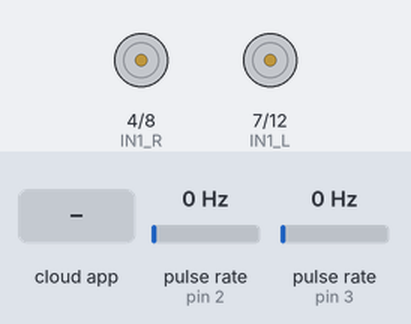
The sketch below on a simulated Arduino Uno, built with avr-gcc and run on an emulated ATmega328P. Shown: motor-driver pin pairs drawn as motors (green arrow = first pin HIGH = forward, orange = second pin HIGH = backward, longer = more drive, scaled by the enable pin). Wiring (inferred from the names in the program): 2 × pulse sensor: data pin 2 / data pin 3. The test bench sets the inputs (shaded band); at power-on: pulse rate (sensors on pin 2, pin 3) 0 Hz. The ROS host is connected and sends only what is stated.

Above: at 1.2 s.
1.3 s: pulse rate (sensor on pin 2) set to 4 Hz
4.3 s: pulse rate (sensor on pin 3) set to 50 Hz
6.5 s: the phone or cloud app sets angular.z to -100
At 8.2 s:
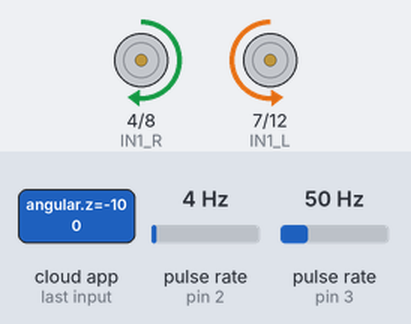
9.5 s: pulse rate (sensor on pin 2) set to 100 Hz
At 10.16 s:
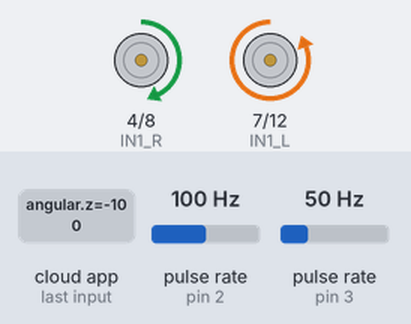
12.5 s: the phone or cloud app sets linear.x to -100
At 12.9 s:
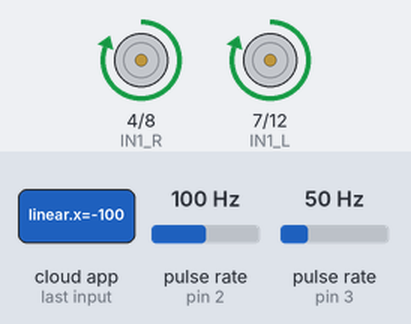
14.0 s: the phone or cloud app sets linear.x to 100
At 14.4 s:
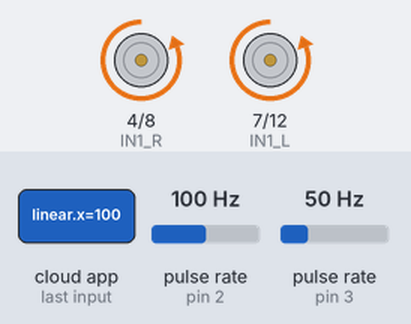
Timing chart, 0 to 16.5 s (numbered marks = the images above; inputs shaded):
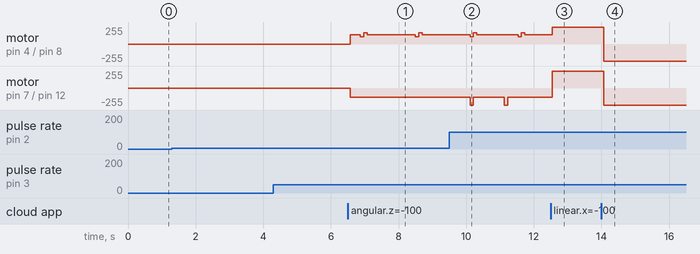

Measured:
- after the input at 6.5 s, motor on pin 4 (IN1_R) / pin 8 (IN2_R): stopped → forward 141/255 after 0.07 s, → forward 110/255 0.30 s later, → forward 171/255 0.10 s later, → forward 141/255 0.10 s later, … (7 changes in this stretch); motor on pin 7 (IN1_L) / pin 12 (IN2_L): stopped → backward 141/255 after 0.07 s
- after the input at 9.5 s, motor on pin 7 (IN1_L) / pin 12 (IN2_L): backward 141/255 → backward 255/255 after 0.61 s, → backward 141/255 0.10 s later, → backward 255/255 0.91 s later, → backward 141/255 0.10 s later, … (6 changes in this stretch)
- after the input at 12.5 s, motor on pin 4 (IN1_R) / pin 8 (IN2_R): forward 141/255 → forward 255/255 after 0.05 s; motor on pin 7 (IN1_L) / pin 12 (IN2_L): backward 141/255 → forward 255/255 after 0.05 s
- after the input at 14.0 s, motor on pin 4 (IN1_R) / pin 8 (IN2_R), motor on pin 7 (IN1_L) / pin 12 (IN2_L): forward 255/255 → backward 255/255 after 0.06 s

The sketch:

working_PID_encoders.ino
```cpp
#if (ARDUINO >= 100)
#include <Arduino.h>
#else
#include <WProgram.h>
#endif


#include <ros.h>
#include <geometry_msgs/Twist.h>
#include <std_msgs/Float32.h>

#include <PID_v1.h>
#include <ros/time.h>

ros::NodeHandle nh;


// Motor A connections
#define EN_L 6
#define IN1_L  7
#define IN2_L 12
// Motor B connections
#define EN_R 5
#define IN1_R 4
#define IN2_R 8

#define trigPin1 A0
#define echoPin1 A1
#define trigPin2 A2
#define echoPin2 A3
#define trigPin3 A4
#define echoPin3 A5
#define servoPin 9

// --- Robot-specific constants ---
#define LOOPTIME                      100     //Looptime in millisecond

#define PIN_ENCODER_RIGHT 2
#define PIN_ENCODER_LEFT 3

const byte noCommLoopMax = 10;                //number of main loops the robot will execute without communication before stopping
unsigned int noCommLoops = 0;                 //main loop without communication counter
unsigned long lastMilli = 0;

const float wheelDiam = 0.065; // Whell radius, in m
const float wheelBase = 0.100; // Whellbase, in m

int previousScanTime = 0; // Переменная для отслеживания времени последнего сканирования
byte scanInterval = 200;   // Интервал сканирования (в миллисекундах)
// SPEED, PID

int PWM_leftMotor = 0;                     //PWM command for left motor
int PWM_rightMotor = 0;                    //PWM command for right motor

float speed_ang=0, speed_lin=0;

// PID Parameters
const float PID_left_param[] = { 0, 0, 0.1 }; //Respectively Kp, Ki and Kd for left motor PID
const float PID_right_param[] = { 0, 0, 0.1 }; //Respectively Kp, Ki and Kd for right motor PID

double speed_req_left = 0;                    //Desired speed for left wheel in m/s
double speed_act_left = 0;                    //Actual speed for left wheel in m/s
double speed_cmd_left = 0;                    //Command speed for left wheel in m/s

double speed_req_right = 0;                   //Desired speed for right wheel in m/s
double speed_act_right = 0;                   //Actual speed for right wheel in m/s
double speed_cmd_right = 0;                   //Command speed for right wheel in m/s

const float speed_to_pwm_ratio = 0.00235;    //Ratio to convert speed (in m/s) to PWM value. It was obtained by plotting the wheel speed in relation to the PWM motor command (the value is the slope of the linear function).
const float min_speed_cmd = 0.282;          //(min_speed_cmd/speed_to_pwm_ratio) is the minimum command value needed for the motor to start moving. This value was obtained by plotting the wheel speed in relation to the PWM motor command (the value is the constant of the linear function).
const float max_speed = 0.8; // m/s
const unsigned int pulsesperturn = 30;                //Encoder ticks or counts per rotation
unsigned int rpm_right = 0;
unsigned int rpm_left = 0;
volatile unsigned long pulses_1 = 0; // Количество импульсов для первого энкодера
volatile unsigned long pulses_2 = 0; // Количество импульсов для второго энкодера
unsigned long last_time_1 = 0; // Последнее время для первого энкодера
unsigned long last_time_2 = 0; // Последнее время для второго энкодера

static volatile unsigned long debounce_1 = 0; // Tiempo del rebote.
static volatile unsigned long debounce_2 = 0;
PID PID_leftMotor(&speed_act_left, &speed_cmd_left, &speed_req_left, PID_left_param[0], PID_left_param[1], PID_left_param[2], DIRECT);          //Setting up the PID for left motor
PID PID_rightMotor(&speed_act_right, &speed_cmd_right, &speed_req_right, PID_right_param[0], PID_right_param[1], PID_right_param[2], DIRECT);   //Setting up the PID for right motor


// geometry_msgs::Vector3 speed_msg;                                //create a "speed_msg" ROS message
// ros::Publisher speed_pub("speed", &speed_msg);                          //create a publisher to ROS topic "speed" using the "speed_msg" type

// ros::Publisher speed_pub("speed", &speed_msg);                          //create a publisher to ROS topic "speed" using the "speed_msg" type

std_msgs::Float32 encoder1_msg;
ros::Publisher encoder1_pub("encoder1_data", &encoder1_msg);

std_msgs::Float32 encoder2_msg;
ros::Publisher encoder2_pub("encoder2_data", &encoder2_msg);

std_msgs::Float32 result;
ros::Publisher debugger("debug", &result);

// ** ROS callback & subscriber **

void velCallback(const geometry_msgs::Twist& vel)
{
     noCommLoops = 0;
     speed_ang = vel.angular.z;
     speed_lin = vel.linear.x;

     speed_req_right = speed_lin + speed_ang * (wheelBase/2);
     speed_req_left = speed_lin - speed_ang * (wheelBase/2);

}

ros::Subscriber<geometry_msgs::Twist> sub_wheel("cmd_vel" , velCallback);     //create a subscriber for ROS cmd_vel topic
// ** Setup **
void Motors_init();
void MotorL(int Pulse_Width1);
void MotorR(int Pulse_Width2);

void setup() {
  nh.initNode();
  Motors_init();
  nh.advertise(encoder1_pub);
  nh.advertise(encoder2_pub);
  nh.advertise(debugger);
  // nh.advertise(debugger);
  // nh.advertise(speed_pub);                  //prepare to publish speed in ROS topic
  nh.subscribe(sub_wheel);

  // Setting PID
  PID_leftMotor.SetSampleTime(95);
  PID_rightMotor.SetSampleTime(95);
  PID_leftMotor.SetOutputLimits(-max_speed, max_speed);
  PID_rightMotor.SetOutputLimits(-max_speed, max_speed);
  PID_leftMotor.SetMode(AUTOMATIC);
  PID_rightMotor.SetMode(AUTOMATIC);

  pinMode(PIN_ENCODER_LEFT, INPUT);
  attachInterrupt(digitalPinToInterrupt(PIN_ENCODER_LEFT), encoderLeftMotor, CHANGE);

  pinMode(PIN_ENCODER_RIGHT, INPUT);
  attachInterrupt(digitalPinToInterrupt(PIN_ENCODER_RIGHT), encoderRightMotor, CHANGE);
}


void loop() {
  nh.spinOnce();
  if ((millis() - lastMilli) >= LOOPTIME) { // вход в тайм-луп
    unsigned long current_time = millis();

     if (abs(pulses_1) < 5){                                                   //Avoid taking in account small disturbances
      speed_act_left = 0;
    }
    else {
      speed_act_left=((pulses_1 *PI* wheelDiam)/pulsesperturn)*(1000/LOOPTIME);           // calculate speed of left wheel
      encoder1_msg.data = speed_act_left;
      encoder1_pub.publish(&encoder1_msg);
      pulses_1 = 0;
    }

    if (current_time - last_time_2 >= 1000) { // Обновляем данные каждую секунду
      float rpm_2 = (60.0 * 1000.0 / pulsesperturn) / (current_time - last_time_2) * pulses_2;
      speed_act_right = rpm_2 * 3.1416 * wheelDiam / 60.0; // Вычисляем скорость в [м/с]

      pulses_2 = 0;
      last_time_2 = current_time;
    }

    speed_cmd_left = constrain(speed_cmd_left, -max_speed, max_speed);
    PID_leftMotor.Compute();
    PWM_leftMotor = constrain(((speed_req_left + sgn(speed_req_left) * min_speed_cmd) / speed_to_pwm_ratio) + (speed_cmd_left / speed_to_pwm_ratio), -255, 255);

    speed_cmd_right = constrain(speed_cmd_right, -max_speed, max_speed);
    PID_rightMotor.Compute();
    PWM_rightMotor = constrain(((speed_req_right + sgn(speed_req_right) * min_speed_cmd) / speed_to_pwm_ratio) + (speed_cmd_right / speed_to_pwm_ratio), -255, 255);

    MotorR(PWM_rightMotor);
    MotorL(PWM_leftMotor);
    result.data = PWM_leftMotor;
    debugger.publish(&result);
    encoder2_msg.data = PWM_rightMotor;
    encoder2_pub.publish(&encoder2_msg);
    lastMilli = millis();
  }
}


void Motors_init(){

 pinMode(EN_L, OUTPUT);

 pinMode(EN_R, OUTPUT);

 pinMode(IN1_L, OUTPUT);

 pinMode(IN2_L, OUTPUT);

 pinMode(IN1_R, OUTPUT);

 pinMode(IN2_R, OUTPUT);

 digitalWrite(EN_L, LOW);

 digitalWrite(EN_R, LOW);

 digitalWrite(IN1_L, LOW);

 digitalWrite(IN2_L, LOW);

 digitalWrite(IN1_R, LOW);

 digitalWrite(IN2_R, LOW);

}

void MotorL(int PWM){
  digitalWrite(IN1_L, speed_req_left < 0);
  digitalWrite(IN2_L, speed_req_left > 0);
  analogWrite(EN_L, abs(PWM));

}

void MotorR(int PWM){
  digitalWrite(IN1_R, speed_req_right < 0);
  digitalWrite(IN2_R, speed_req_right > 0);
  analogWrite(EN_R, abs(PWM));
}

template <typename T> int sgn(T val) {
    return (T(0) < val) - (val < T(0));
}


//Left motor encoder counter
void encoderLeftMotor() {
  if(  digitalRead (PIN_ENCODER_LEFT) && (micros()-debounce_1 > 500)) {
// Vuelve a comprobar que el encoder envia una señal buena y luego comprueba que el tiempo es superior a 1000 microsegundos y vuelve a comprobar que la señal es correcta.
        debounce_1 = micros(); // Almacena el tiempo para comprobar que no contamos el rebote que hay en la señal.
        pulses_1++;
        }  // Suma el pulso bueno que entra.
}

void encoderRightMotor(){
  if(  digitalRead (PIN_ENCODER_RIGHT) && (micros()-debounce_2 > 500)) {
// Vuelve a comprobar que el encoder envia una señal buena y luego comprueba que el tiempo es superior a 1000 microsegundos y vuelve a comprobar que la señal es correcta.
        debounce_2 = micros(); // Almacena el tiempo para comprobar que no contamos el rebote que hay en la señal.
        pulses_2++;
        }  // Suma el pulso bueno que entra.
}


// Publish function for odometry, uses a vector type message to send the data (message type is not meant for that but that's easier than creating a specific message type)
// void publishSpeed(double time) {
//   speed_msg.x = speed_act_left;    //left wheel speed (in m/s)
//   speed_msg.y = speed_act_right;   //right wheel speed (in m/s)
//   speed_msg.z = time/1000;         //looptime, should be the same as specified in LOOPTIME (in s)
//   speed_pub.publish(&speed_msg);
//   nh.spinOnce();
//   nh.loginfo("Publishing odometry");
// }
```
